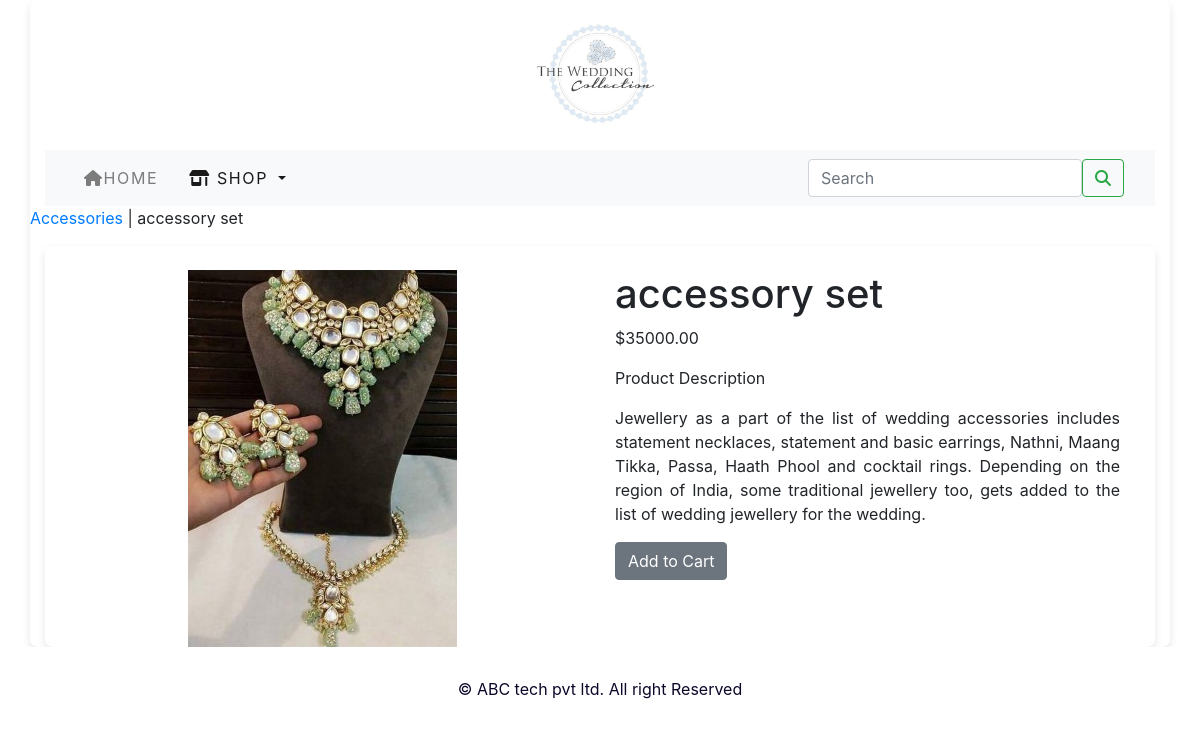
Screenshot of /shop/product/Accessories/accessory-set/ with the database file from the repository.
### shop/models.py (models this page shows, shortened)
class Product(models.Model):
    name = models.CharField(max_length=250, unique=True)
    slug = models.SlugField(max_length=250, unique=True)
    description = models.TextField(blank=True)
    price = models.DecimalField(max_digits=10, decimal_places=2)
    category = models.ForeignKey(Category, on_delete=models.CASCADE)
    image = models.ImageField(upload_to='product', blank=True)
    stock = models.IntegerField()
    available = models.BooleanField(default=True)
    created = models.DateTimeField(auto_now_add=True)
    updated = models.DateTimeField(auto_now=True)
    class Meta:
        ordering = ('name',)
        verbose_name = 'product'
        verbose_name_plural = 'products'

class Category(models.Model):
    name = models.CharField(max_length=250, unique=True)
    slug = models.SlugField(max_length=250, unique=True)
    description = models.TextField(blank=True)
    image = models.ImageField(upload_to='category', blank=True)
    class Meta:
        ordering = ('name',)
        verbose_name = 'category'
        verbose_name_plural = 'categories'
    def get_url(self):
        return reverse('shop:products_by_category', args=[self.slug])
    def __str__(self):
        return '{}'.format(self.name)

### shop/views.py (the view)
# urls.py: path('product/<slug:c_slug>/<slug:product_slug>/', views.prodCatdetail, name='prodCatdetail'),
def prodCatdetail(request, c_slug, product_slug):
    try:
        product = Product.objects.get(category__slug=c_slug, slug=product_slug)
    except Product.DoesNotExist:
        return render(request, 'product_not_found.html')  # You can create a template for this case
    except Exception as e:
        raise e
    return render(request, 'product.html', {'product': product})

### cart/context_processors.py (called while the page is built)
def counter(request):
    item_count=0
    if 'admin' in request.path:
        return {}
    else:
        try:
            cart=Cart.objects.filter(cart_id=_cart_id(request))
            car_items=CartItem.objects.all().filter(cart=cart[:1])
            for car_item in car_items:
                item_count+=car_item.quantity
        except Cart.DoesNotExist:
            item_count=0
    return dict(item_count=item_count)

### cart/views.py (called while the page is built)
def _cart_id(request):
    cart = request.session.session_key
    if not cart:
        cart = request.session.create()
    return cart

### shop/context_processors.py (called while the page is built)
def menu_links(request):
    links = Category.objects.all()
    return dict(links=links)

### template/product.html (shortened to what this page needs)
{% extends 'base.html' %}
{% load static %}
{% block content %}
<div class="row my_prod-row_class">
    <div class="mx_auto">
        <p> <a href="{{product.category.get_url}}">{{product.category}}</a> | {{product.name}} </p>
    </div>
</div>
<div class="container">
<br>
<div class="row">
    <div class="=col-12 col-sm-12 col-md-12 col-lg-6 text-center">
        <div style="min-width:18rem;">
            <img src="{{product.image.url}}" alt="{{product.name}}">
        </div>
    </div>
        <div class="col-12 col-sm-12 col-md-12 col-lg-6">
            <div>
            <h1 class="my_prod-tittle">{{product.name}}</h1>
            <p>${{product.price}}</p>
            <p class="my_tittle">Product Description</p>
            <p class="text-justify my_prod_text">{{product.description}}</p>
            {% if product.stock <= 0 %}
            <p class="text-justify my_prod_text"><b>Out Of Stock</b></p>
            {% else %}
            <a class="btn btn-secondary" href="{% url 'cart:add_cart' product.id %}">Add to Cart</a>
            {% endif %}
        </div>
    </div>
    </div>
</div>
{% endblock %}

### static/css/custom.css (style rules this page uses)
body { font-family: 'Kalnia', serif; }
.container { width:100%; height:auto; object-fit: cover; border-radius: 8px; box-shadow: 0 4px 8px rgba(0, 0, 0, 0.1) }
.my_prod_text { padding-right:20px; }
.btn-secondary { background-color: #ff6600; color: white; }

### rows the page displays
Product: category "Accessories", name "accessory set", image (picture), price "35000.00", description "Jewellery as a part of the list of wedding accessories includes statement necklaces, statement and basic earrings, Nathni, Maang Tikka, Passa, Haath Phool and cocktail rings. Depending on the region of India, some traditional jewellery too, gets added to the list of wedding jewellery for the wedding."
